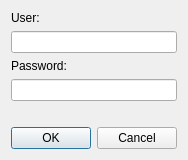
<?xml version="1.0" encoding="UTF-8"?>
<ui version="4.0">
 <class>askcredentialdialog</class>
 <widget class="QDialog" name="askcredentialdialog">
  <property name="geometry">
   <rect>
    <x>0</x>
    <y>0</y>
    <width>178</width>
    <height>156</height>
   </rect>
  </property>
  <property name="windowTitle">
   <string>Dialog</string>
  </property>
  <layout class="QVBoxLayout" name="verticalLayout">
   <item>
    <widget class="QLabel" name="label">
     <property name="text">
      <string>User:</string>
     </property>
    </widget>
   </item>
   <item>
    <widget class="QLineEdit" name="user_edit"/>
   </item>
   <item>
    <widget class="QLabel" name="label_2">
     <property name="text">
      <string>Password:</string>
     </property>
    </widget>
   </item>
   <item>
    <widget class="QLineEdit" name="password_edit">
     <property name="echoMode">
      <enum>QLineEdit::Password</enum>
     </property>
    </widget>
   </item>
   <item>
    <widget class="QLabel" name="messageBox">
     <property name="text">
      <string/>
     </property>
     <property name="wordWrap">
      <bool>true</bool>
     </property>
    </widget>
   </item>
   <item>
    <widget class="QDialogButtonBox" name="buttonBox">
     <property name="orientation">
      <enum>Qt::Horizontal</enum>
     </property>
     <property name="standardButtons">
      <set>QDialogButtonBox::Cancel|QDialogButtonBox::Ok</set>
     </property>
    </widget>
   </item>
   <item>
    <spacer name="verticalSpacer">
     <property name="orientation">
      <enum>Qt::Vertical</enum>
     </property>
     <property name="sizeHint" stdset="0">
      <size>
       <width>20</width>
       <height>40</height>
      </size>
     </property>
    </spacer>
   </item>
  </layout>
 </widget>
 <resources/>
 <connections>
  <connection>
   <sender>buttonBox</sender>
   <signal>accepted()</signal>
   <receiver>askcredentialdialog</receiver>
   <slot>accept()</slot>
   <hints>
    <hint type="sourcelabel">
     <x>248</x>
     <y>254</y>
    </hint>
    <hint type="destinationlabel">
     <x>157</x>
     <y>274</y>
    </hint>
   </hints>
  </connection>
  <connection>
   <sender>buttonBox</sender>
   <signal>rejected()</signal>
   <receiver>askcredentialdialog</receiver>
   <slot>reject()</slot>
   <hints>
    <hint type="sourcelabel">
     <x>316</x>
     <y>260</y>
    </hint>
    <hint type="destinationlabel">
     <x>286</x>
     <y>274</y>
    </hint>
   </hints>
  </connection>
 </connections>
</ui>
